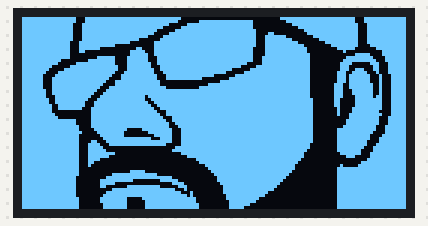
Simulated run of this sketch. Board: Arduino Uno, built with avr-gcc and run on an emulated ATmega328P. On the bench: 128×64 one-colour display.

Above: at 0.2 s.

The sketch:

drawXBMDisplay.ino
```cpp
/* Kjell.com - Hur funkar Arduino?, Sida 178

Skriv ut exporterad x-bitmap till OLED-display
Kittets medföljande display har upplösningen 128x64px
och är baserad på SSD1306-kontrollern

*/


#include <U8glib.h>
//https://github.com/olikraus/u8glib

//Skapar display-objekt
U8GLIB_SSD1306_128X64 display(U8G_I2C_OPT_NONE);

const byte img_width = 128;
const byte img_height = 64;

//Exporterad xbm
static unsigned char img_bits[] U8G_PROGMEM = {
   0xff, 0xff, 0xe3, 0xff, 0xff, 0xff, 0x1f, 0x00, 0x00, 0x00, 0xc0, 0xff,
   0xff, 0x7f, 0xfc, 0xff, 0xff, 0xff, 0xe3, 0xff, 0xff, 0xff, 0x0f, 0xf8,
   0xff, 0x1f, 0x00, 0xff, 0xff, 0x7f, 0xfc, 0xff, 0xff, 0xff, 0xf1, 0xff,
   0xff, 0xff, 0x81, 0xff, 0xff, 0x1f, 0x00, 0xfc, 0xff, 0xff, 0xf8, 0xff,
   0xff, 0xff, 0xf1, 0xff, 0xff, 0x7f, 0xe0, 0xff, 0xff, 0x1f, 0x00, 0xf0,
   0xff, 0xff, 0xf8, 0xff, 0xff, 0xff, 0xf1, 0xff, 0xff, 0x1f, 0xf8, 0xff,
   0xff, 0x3f, 0x00, 0xc0, 0xff, 0xff, 0xf8, 0xff, 0xff, 0xff, 0xf1, 0xff,
   0xff, 0x0f, 0xfe, 0xff, 0xff, 0x3f, 0x0c, 0x80, 0xff, 0xff, 0xf8, 0xff,
   0xff, 0xff, 0xf1, 0xff, 0xff, 0x83, 0xff, 0xff, 0xff, 0x3f, 0xfe, 0x00,
   0xfe, 0xff, 0xf8, 0xff, 0xff, 0xff, 0xf1, 0xff, 0x7f, 0xc0, 0xff, 0xff,
   0xff, 0x3f, 0xfe, 0x03, 0xf8, 0xff, 0xf8, 0xff, 0xff, 0xff, 0xf8, 0xff,
   0x0f, 0xf0, 0xff, 0xff, 0xff, 0x3f, 0xfe, 0x0f, 0xe0, 0xff, 0xf8, 0xff,
   0xff, 0xff, 0xf8, 0x7f, 0x00, 0xf0, 0xff, 0xff, 0xff, 0x3f, 0xfe, 0x3f,
   0x80, 0xff, 0xf0, 0xff, 0xff, 0xff, 0xf8, 0x03, 0xc0, 0xf0, 0xff, 0xff,
   0xff, 0x1f, 0xfe, 0x7f, 0x00, 0x7e, 0xc0, 0xff, 0xff, 0xff, 0x18, 0x00,
   0xf0, 0xf1, 0xff, 0xff, 0xff, 0x1f, 0xfe, 0x7f, 0x00, 0x08, 0x00, 0xff,
   0xff, 0xff, 0x00, 0x00, 0xf0, 0xf3, 0xff, 0xff, 0xff, 0x1f, 0xfe, 0xff,
   0x00, 0x80, 0x0f, 0xff, 0xff, 0xff, 0x00, 0x7e, 0xf8, 0xe3, 0xff, 0xff,
   0xff, 0x1f, 0xff, 0xff, 0x00, 0xf0, 0x1f, 0xfe, 0xff, 0x1f, 0xc0, 0x7f,
   0xf8, 0xe3, 0xff, 0xff, 0xff, 0x1f, 0xff, 0xff, 0x00, 0xf8, 0x3f, 0xfe,
   0xff, 0x0f, 0xfc, 0x7f, 0xf8, 0xe7, 0xff, 0xff, 0xff, 0x07, 0xff, 0xff,
   0x00, 0x3c, 0x70, 0xfc, 0xff, 0x03, 0xff, 0xff, 0xf8, 0xc7, 0xff, 0xff,
   0xff, 0xc1, 0xff, 0xff, 0x00, 0x1c, 0x60, 0xfc, 0xff, 0xc1, 0xff, 0xff,
   0xf8, 0xcf, 0xff, 0xff, 0x3f, 0xf0, 0xff, 0xff, 0x00, 0x9c, 0x63, 0xfc,
   0xff, 0xf0, 0xff, 0x7f, 0xfc, 0x8f, 0xff, 0xff, 0x0f, 0xfc, 0xff, 0xff,
   0x00, 0xce, 0x47, 0xfc, 0x7f, 0xf8, 0xff, 0x3f, 0xfe, 0x1f, 0xff, 0xff,
   0x80, 0xff, 0xff, 0xff, 0x00, 0xee, 0x8f, 0xf8, 0x7f, 0xfc, 0xff, 0x1f,
   0xfe, 0x1f, 0xff, 0x0f, 0xe0, 0xff, 0xff, 0xff, 0x00, 0xee, 0x8f, 0xf8,
   0x7f, 0xfc, 0xff, 0x8f, 0xff, 0x3f, 0x00, 0x00, 0xfc, 0xff, 0xff, 0xff,
   0x00, 0xee, 0x8f, 0xf8, 0x7f, 0xfc, 0xff, 0x87, 0xff, 0x3f, 0x00, 0xc0,
   0xff, 0xff, 0xff, 0xff, 0x00, 0xe7, 0x9f, 0xf8, 0x7f, 0xfc, 0xff, 0xe3,
   0xff, 0xff, 0x00, 0xf8, 0xff, 0xff, 0xff, 0xff, 0x00, 0xe7, 0x9f, 0xf8,
   0xff, 0xfc, 0xff, 0xf1, 0xff, 0xff, 0xff, 0xff, 0xff, 0xff, 0xff, 0xff,
   0x00, 0xc7, 0x9f, 0xf8, 0xff, 0xfc, 0xff, 0xf8, 0xff, 0xff, 0xff, 0xff,
   0xff, 0xff, 0xff, 0xff, 0x00, 0xc7, 0x9f, 0xf8, 0xff, 0xf8, 0x7f, 0xfc,
   0xff, 0xfd, 0xff, 0xff, 0xff, 0xff, 0xff, 0xff, 0x00, 0x87, 0xdf, 0xf8,
   0xff, 0xf9, 0x3f, 0xfe, 0xff, 0xf9, 0xff, 0xff, 0xff, 0xff, 0xff, 0xff,
   0x01, 0x83, 0xff, 0xf8, 0xff, 0xf9, 0x1f, 0xff, 0xff, 0xf3, 0xff, 0xff,
   0xff, 0xff, 0xff, 0xff, 0x01, 0x83, 0xff, 0xf8, 0xff, 0xf3, 0x1f, 0xff,
   0xff, 0xe7, 0xff, 0xff, 0xff, 0xff, 0xff, 0xff, 0x01, 0x83, 0xff, 0xf8,
   0xff, 0xf3, 0x8f, 0xff, 0xff, 0xcf, 0xff, 0xff, 0xff, 0xff, 0xff, 0xff,
   0x01, 0xc2, 0xff, 0xf8, 0xff, 0x03, 0x80, 0xff, 0xff, 0x1f, 0xff, 0xff,
   0xff, 0xff, 0xff, 0xff, 0x01, 0xc2, 0x7f, 0xf8, 0xff, 0x07, 0x80, 0xff,
   0xff, 0x3f, 0xff, 0xff, 0xff, 0xff, 0xff, 0xff, 0x01, 0xe2, 0xff, 0xf8,
   0xff, 0x0f, 0x80, 0xff, 0xff, 0x7f, 0xfc, 0xff, 0xff, 0xff, 0xff, 0xff,
   0x01, 0xe0, 0x7f, 0xfc, 0xff, 0xff, 0x83, 0xff, 0xff, 0xff, 0xfc, 0xff,
   0xff, 0xff, 0xff, 0xff, 0x01, 0xf0, 0x7f, 0xfc, 0xff, 0xff, 0x83, 0xff,
   0xff, 0xff, 0xf9, 0xff, 0xff, 0xff, 0xff, 0xff, 0x01, 0xf0, 0x7f, 0xfc,
   0xff, 0xff, 0x87, 0xff, 0xff, 0xff, 0xf1, 0xff, 0xff, 0xff, 0xff, 0xff,
   0x01, 0xf8, 0x3f, 0xfe, 0xff, 0xff, 0x07, 0xff, 0x07, 0xff, 0xe3, 0xff,
   0xff, 0xff, 0xff, 0xff, 0x01, 0xfe, 0x3f, 0xfe, 0xff, 0xff, 0x0f, 0xfe,
   0x03, 0xfc, 0xe3, 0xff, 0xff, 0xff, 0xff, 0xff, 0x01, 0xfe, 0x1f, 0xfe,
   0xff, 0xff, 0x07, 0xfc, 0x03, 0xf0, 0xe3, 0xff, 0xff, 0xff, 0xff, 0xff,
   0x01, 0xfe, 0x0f, 0xff, 0xff, 0xff, 0x07, 0xf8, 0xff, 0xc7, 0xe3, 0xff,
   0xff, 0xff, 0xff, 0xff, 0x01, 0xfe, 0x8f, 0xff, 0xff, 0xff, 0x87, 0xf1,
   0xff, 0xff, 0xe3, 0xff, 0xff, 0xff, 0xff, 0xff, 0x01, 0xfe, 0x87, 0xff,
   0xff, 0xff, 0xc7, 0xe3, 0xff, 0xff, 0xe0, 0xff, 0xff, 0xff, 0xff, 0xff,
   0x00, 0xfe, 0xc7, 0xff, 0xff, 0xff, 0xc7, 0x07, 0x00, 0x00, 0xf8, 0xff,
   0xff, 0xff, 0xff, 0xff, 0x00, 0xfe, 0xe3, 0xff, 0xff, 0xff, 0xc7, 0x0f,
   0x00, 0x00, 0xfc, 0xff, 0xff, 0xff, 0xff, 0x7f, 0x00, 0xfe, 0xe1, 0xff,
   0xff, 0xff, 0xc7, 0x7f, 0x00, 0x00, 0xe0, 0xff, 0xff, 0xff, 0xff, 0x3f,
   0x00, 0xfc, 0xf1, 0xff, 0xff, 0xff, 0xc7, 0x1f, 0x00, 0x00, 0x80, 0xff,
   0xff, 0xff, 0xff, 0x3f, 0x00, 0x70, 0xf0, 0xff, 0xff, 0xff, 0xc7, 0x03,
   0x00, 0x00, 0x00, 0xfc, 0xff, 0xff, 0xff, 0x1f, 0x00, 0x00, 0xf8, 0xff,
   0xff, 0xff, 0xc7, 0x00, 0x00, 0x00, 0x00, 0xf8, 0xff, 0xff, 0xff, 0x0f,
   0x00, 0x00, 0xfe, 0xff, 0xff, 0xff, 0x47, 0x00, 0x00, 0x00, 0x00, 0xe0,
   0xff, 0xff, 0xff, 0x07, 0x00, 0x04, 0xff, 0xff, 0xff, 0xff, 0x07, 0x00,
   0x00, 0x00, 0x00, 0xc0, 0xff, 0xff, 0xff, 0x07, 0x00, 0xfe, 0xff, 0xff,
   0xff, 0xff, 0x07, 0x00, 0xf0, 0x01, 0x00, 0x80, 0xff, 0xff, 0xff, 0x03,
   0x00, 0xfe, 0xff, 0xff, 0xff, 0xff, 0x07, 0xc0, 0xff, 0x1f, 0x00, 0x00,
   0xff, 0xff, 0xff, 0x01, 0x00, 0xfe, 0xff, 0xff, 0xff, 0xff, 0x03, 0xf0,
   0xff, 0xff, 0x03, 0x00, 0xfe, 0xff, 0xff, 0x00, 0x00, 0xfe, 0xff, 0xff,
   0xff, 0xff, 0x03, 0xfc, 0x1f, 0xc0, 0x0f, 0x00, 0xfe, 0xff, 0x7f, 0x00,
   0x00, 0xfe, 0xff, 0xff, 0xff, 0xff, 0x03, 0x7c, 0x00, 0x00, 0x3c, 0x00,
   0xfc, 0xff, 0x3f, 0x00, 0x00, 0xfe, 0xff, 0xff, 0xff, 0xff, 0x03, 0x0c,
   0xf8, 0x3f, 0x70, 0x00, 0xf8, 0xff, 0x1f, 0x00, 0x00, 0xfe, 0xff, 0xff,
   0xff, 0xff, 0x03, 0xc0, 0xff, 0xff, 0x47, 0x00, 0xf8, 0xff, 0x0f, 0x00,
   0x00, 0xfe, 0xff, 0xff, 0xff, 0xff, 0x03, 0xf0, 0xff, 0xff, 0x1f, 0x01,
   0xf8, 0xff, 0x03, 0x00, 0x00, 0xfe, 0xff, 0xff, 0xff, 0xff, 0x03, 0xf8,
   0xff, 0xff, 0x7f, 0x01, 0xf0, 0xff, 0x01, 0x00, 0x00, 0xfe, 0xff, 0xff,
   0xff, 0xff, 0x07, 0xfc, 0x07, 0xff, 0xff, 0x03, 0xf0, 0x7f, 0x00, 0x00,
   0x00, 0xfe, 0xff, 0xff, 0xff, 0xff, 0x07, 0xfc, 0x07, 0xfe, 0xff, 0x03,
   0xe0, 0x3f, 0x00, 0x00, 0x00, 0xfe, 0xff, 0xff, 0xff, 0xff, 0x07, 0xf8,
   0x07, 0xfe, 0xff, 0x07, 0xe0, 0x0f, 0x00, 0x00, 0x00, 0xfe, 0xff, 0xff,
   0xff, 0xff, 0x07, 0xf8, 0x07, 0xfe, 0xff, 0x07, 0xe0, 0x03, 0x00, 0x00,
   0x00, 0xfe, 0xff, 0xff };


//Funktion för att rita ut grafik på displayen
void draw();

void setup(){
}

void loop(){
	display.firstPage(); //Start på bild-loop
	do{
		draw();
	//nexPage() returnerar 1 när bild är färdigskriven?
	}while(display.nextPage());
	delay(500);
}

void draw(){
	//Ritar ut xbm-datan
	display.drawXBMP(0, 0, img_width, img_height, img_bits);
}
```
